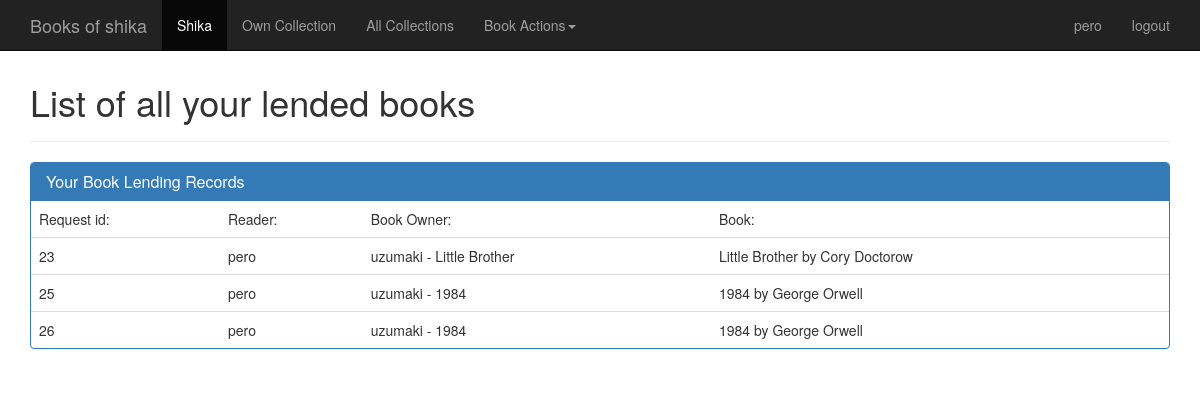
Screenshot of /shika/records/ (signed in) with the database file from the repository.
### shika/models.py (models this page shows, shortened)
class LendingRecord(models.Model):
    book = models.ForeignKey(Book)
    book_owner = models.ForeignKey(BookOwner)
    reader = models.ForeignKey(User)
    request = models.ForeignKey(LendingRequest)

class BookOwner(models.Model):
    name = models.ForeignKey(User)
    book = models.ForeignKey(Book)
    def __unicode__(self):
        return str(self.name) + " - " + self.book.title

class Book(models.Model):
    title = models.CharField(max_length=200)
    author = models.CharField(max_length=200)
    is_lended = models.BooleanField(default=False)
    def __unicode__(self):
        return self.title + " by " + self.author

### shika/views.py (the view)
# urls.py: url(r'records/$', views.lending_records, name='records'),
@login_required
def lending_records(request):
    records = LendingRecord.objects.filter(reader=request.user)
    context = {'records': records}
    return render(request, 'shika/records.html', context)

### shika/templates/shika/records.html
{% extends "base.html" %}
{% load bootstrap3 %}
{% block content %}
<div class="page-header">
  <h1> List of all your lended books </h1>
</div>
  <div class="panel panel-primary">
    <div class="panel-heading">
      <h3 class="panel-title">Your Book Lending Records</h3>
    </div>
    <table class="table">
      <tr>
        <td>Request id:</td> <td>Reader:</td> <td>Book Owner:</td>
        <td>Book:</td>
      </tr>
        {% if records %}
        {% for rec in records %}
          <tr>
            <td>{{ rec.request_id  }}</td> <td>{{ rec.reader }}</td>
            <td>{{ rec.book_owner }}</td> <td>{{ rec.book }}</td>
          </tr>
        {% endfor %}
        {% else %}
          <tr><td>No records</td></tr>
        {% endif %}
    </table>
  </div>
{% endblock content %}

### templates/base.html (shortened to what this page needs)
{% load staticfiles %}
<!DOCTYPE html PUBLIC "-//W3C//DTD XHTML 1.0 Transitional//EN"
"http://www.w3.org/TR/xhtml1/DTD/xhtml1-transitional.dtd">
<html xmlns="http://www.w3.org/1999/xhtml" xml:lang="en" lang="en">
<head>
{% load bootstrap3 %}
{% bootstrap_css %}
</head>
<body>
  <nav class="navbar navbar-inverse navbar-fixed-top" role="navigation">
    <div class="container">
      <div class="navbar-header">
        <a class="navbar-brand" href="{% url 'shika:home' %}">Books of shika</a>
      </div>
      <div id="navbar" class="collapse navbar-collapse collapse">
        <ul class="nav navbar-nav">
          <li class="active"><a href="{% url 'shika:home' %}">Shika</a></li>
          <li><a href="{% url 'shika:collection' %}">Own Collection</a></li>
          <li><a href="{% url 'shika:allcollection' %}">All Collections</a></li>
          <li class="dropdown">
            <a href="{% url 'shika:bookentry' %}" class="dropdown-toggle" data-toggle="dropdown">
              Book Actions<span class="caret"></span></a>
          </li>
        </ul>
        {% if user.is_authenticated %}
        <ul class="nav navbar-nav navbar-right">
          <li><a href="{% url 'shika:home' %}"> {{ user.username }} </a></li>
          <li><a href="/accounts/logout"> logout </a></li>
        </ul>
        {% else %}
          {% block login %} {% endblock %}
        {% endif %}
      </div>
    </div>
  </nav>
  <div class="container theme-showcase" role="main" style="margin-top:3em;">
  {% block content %}
  {% endblock content %}
  </div>
</body>
</html>

### rows the page displays
LendingRecord: request_id "23", reader "pero", book_owner "uzumaki - Little Brother", book "Little Brother by Cory Doctorow"
LendingRecord: request_id "25", reader "pero", book_owner "uzumaki - 1984", book "1984 by George Orwell"
LendingRecord: request_id "26", reader "pero", book_owner "uzumaki - 1984", book "1984 by George Orwell"

### other values shown
{{ user.username }} "pero"
